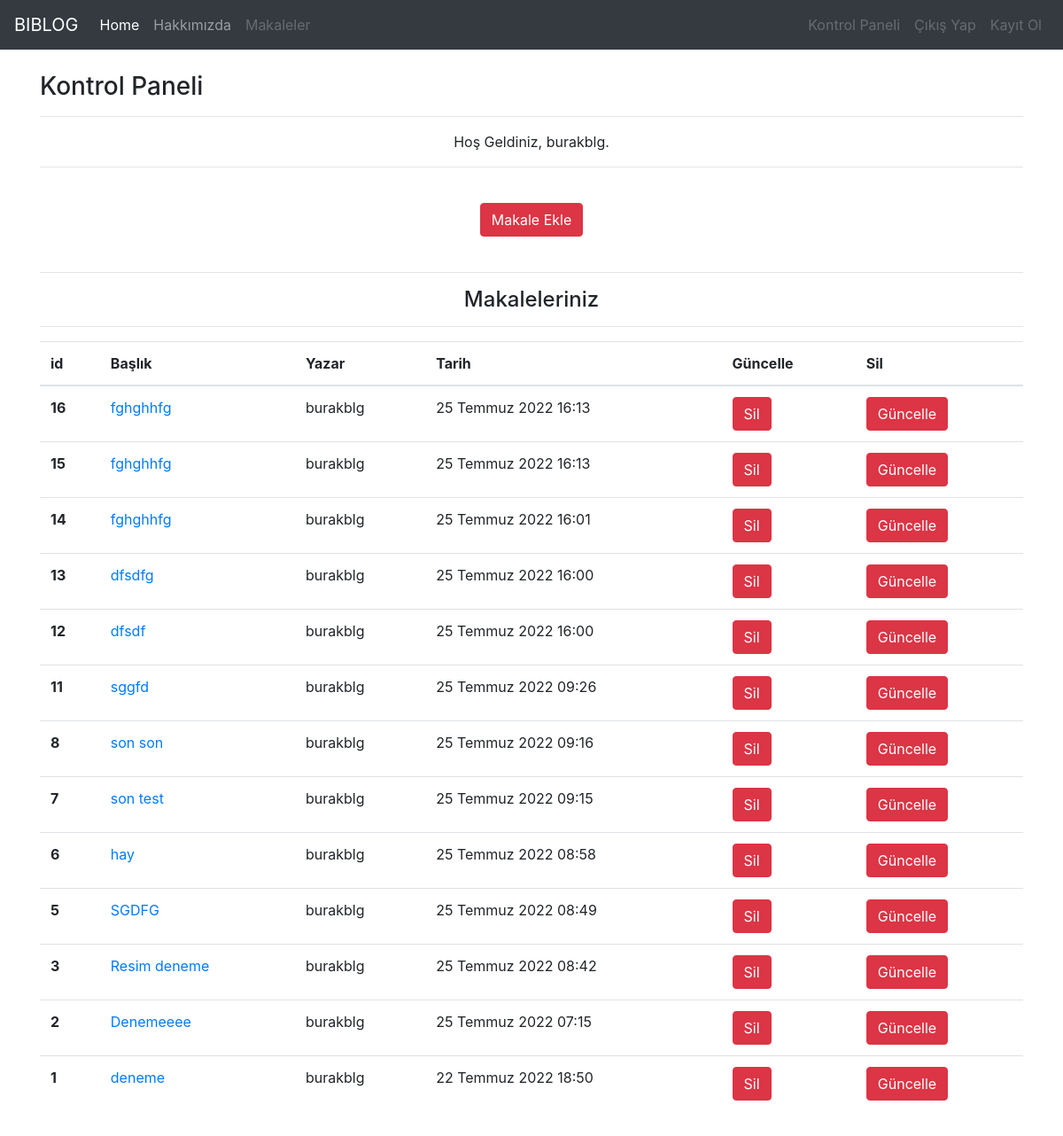
Screenshot of /articles/dashboard/ (signed in) with the database file from the repository.
### article/models.py (models this page shows, shortened)
class Article(models.Model):
    author = models.ForeignKey("auth.User", on_delete=models.CASCADE,verbose_name="Yazar")
    title = models.CharField(max_length=50,verbose_name="Başlık")
    content = RichTextField(verbose_name="İçerik")
    created_date= models.DateTimeField(auto_now_add=True,verbose_name="Oluşturulma tarihi")
    article_image = models.FileField(blank = True,null = True,verbose_name = "Makaleye fotoğraf ekleyin")
    class Meta:
            ordering = ['-created_date']

### article/views.py (the view)
# urls.py: path('dashboard/', views.dashboard, name="dashboard"),
@login_required(login_url = "user:login")
def dashboard(request):
    articles= Article.objects.filter(author = request.user)
    context = {"articles": articles,
    }
    return render(request,"dashboard.html",context)

### templates/dashboard.html
{% extends "layout.html" %}
{% block body %}
<h3>Kontrol Paneli</h3>
<hr>
<div class="text-center">
<p2>
     Hoş Geldiniz, {{request.user.username}}.
</p2>
    <hr>
    <br>
<a class="btn btn-danger" href="/articles/addarticle">Makale Ekle</a>
    <br>
    <br>
<hr>
    <h4 class="mc-auto">Makaleleriniz</h4>
    </div>
<hr>
{% if articles %}
<table class="table">
  <thead>
    <tr>
      <th scope="col">id</th>
      <th scope="col">Başlık</th>
      <th scope="col">Yazar</th>
      <th scope="col">Tarih</th>
        <th scope="col">Güncelle</th>
      <th scope="col">Sil</th>
    </tr>
  </thead>
        <tbody>
            {% for article in articles %}
                <tr>
                    <th scope="row">{{article.id}}</th>
                    <td><a href="/articles/article/{{article.id}}">{{article.title}}</a></td>
                    <td>{{article.author.username}}</td>
                    <td>{{article.created_date}}</td>
                    <td><a href="/articles/delete/{{article.id}}" class="btn btn-danger">Sil</a>
                    <td><a href="/articles/update/{{article.id}}" class="btn btn-danger">Güncelle</a>
                </tr>
            {% endfor %}
        </tbody>
    </table>
{% else %}
<div class="alert alert-danger">
    Henüz bir makale oluşturmadınız.
</div>
{% endif %}
{% endblock body %}

### templates/layout.html (shortened to what this page needs)
<!DOCTYPE html>
{% load static %}
<html lang="en">
<head>
</head>
<link rel="stylesheet" href="{% static 'css/bootstrap.min.css' %}">
<body>
{% include "includes/navbar.html"%}
<div style="margin-top: 25px;" class = "container">
    {% block body %}
    {% endblock body%}
    <br>
    <br>
    <br>
</body>
</html>

### templates/includes/navbar.html (shortened to what this page needs)
<nav class="navbar navbar-expand-md navbar-dark bg-dark mb-4">
      <a class="navbar-brand" href="{% url 'index' %}">BIBLOG</a>
      <div class="collapse navbar-collapse" id="navbarCollapse">
        <ul class="navbar-nav mr-auto">
          <li class="nav-item active">
            <a class="nav-link" href="{% url 'index' %}">Home <span class="sr-only">(current)</span></a>
          </li>
          <li class="nav-item ">
            <a class="nav-link" href="{% url 'about' %}">Hakkımızda</a>
          </li>
          <li class="nav-item">
            <a class="nav-link disabled" href="{% url 'article:articles' %}">Makaleler</a>
          </li>
        </ul>
        <ul class="navbar-nav mc-auto">
        {% if request.user.is_authenticated %}
        <li class="nav-item ">
            <a class="nav-link disabled" href="{% url 'article:dashboard' %}">Kontrol Paneli</a>
          </li>
           <li class="nav-item ">
            <a class="nav-link disabled" href="{% url 'user:logout' %}">Çıkış Yap</a>
          </li>
        {% else %}
              <li class="nav-item ">
            <a class="nav-link disabled" href="{% url 'user:login' %}">Giriş Yap</a>
          </li>
        {% endif %}
            <li class="nav-item ">
            <a class="nav-link disabled" href="{% url 'user:register' %}">Kayıt Ol</a>
          </li>
        </ul>
      </div>
    </nav>

### rows the page displays
Article: id "16", title "fghghhfg", author.username "burakblg", created_date "25 Temmuz 2022 16:13"
Article: id "15", title "fghghhfg", author.username "burakblg", created_date "25 Temmuz 2022 16:13"
Article: id "14", title "fghghhfg", author.username "burakblg", created_date "25 Temmuz 2022 16:01"
Article: id "13", title "dfsdfg", author.username "burakblg", created_date "25 Temmuz 2022 16:00"
Article: id "12", title "dfsdf", author.username "burakblg", created_date "25 Temmuz 2022 16:00"
Article: id "11", title "sggfd", author.username "burakblg", created_date "25 Temmuz 2022 09:26"
Article: id "8", title "son son", author.username "burakblg", created_date "25 Temmuz 2022 09:16"
Article: id "7", title "son test", author.username "burakblg", created_date "25 Temmuz 2022 09:15"
Article: id "6", title "hay", author.username "burakblg", created_date "25 Temmuz 2022 08:58"
Article: id "5", title "SGDFG", author.username "burakblg", created_date "25 Temmuz 2022 08:49"
Article: id "3", title "Resim deneme", author.username "burakblg", created_date "25 Temmuz 2022 08:42"
Article: id "2", title "Denemeeee", author.username "burakblg", created_date "25 Temmuz 2022 07:15"
Article: id "1", title "deneme", author.username "burakblg", created_date "22 Temmuz 2022 18:50"

### other values shown
{{ request.user.username }} "burakblg"
